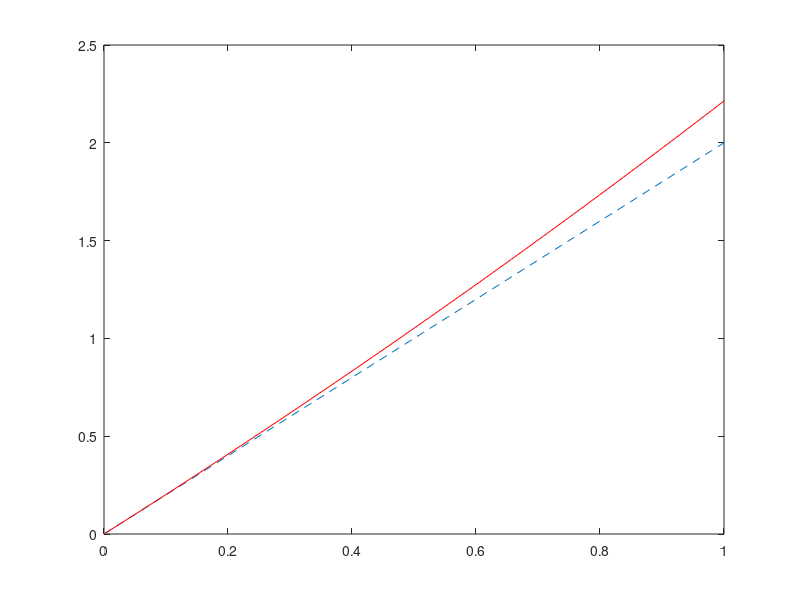

This chart was generated by the following MATLAB code:
%% Testing monotonic learning control 

% 1d nonlinear system

clc; clear; close all;

eps = 0.2;
dyn = @(x,u) x^2 + eps*x - u;
nomDyn = @(x,u) x^2 - u;

a = 2;
unom = @(x) x^2 - a;
x0 = 0;
fnc = @(t,x) dyn(x,unom(x));
[T,X] = ode45(fnc,[0 1], x0);

N = 100;
t = linspace(0,1,N);
Xt = interp1(T,X,t);
plot(t,a*t,'--',t,Xt,'-r');